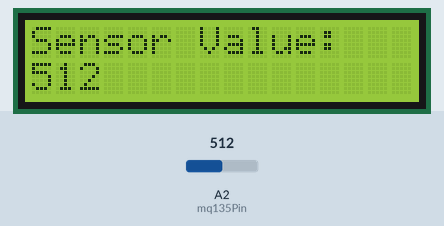
A sketch run on a simulated Arduino Uno, built with avr-gcc and run on an emulated ATmega328P. Shown: 16×2 character LCD. The test bench sets the inputs (shaded band); at power-on: A2 (mq135Pin) = 512. What the sketch prints to the serial monitor is not drawn.

Above: at 3.2 s.
3.3 s: A2 (mq135Pin) set to 716
At 4.5 s:
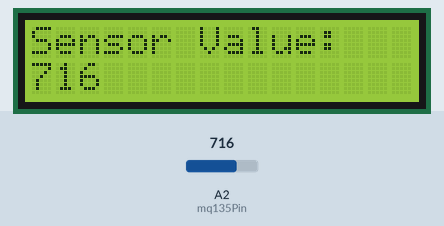
5.6 s: A2 (mq135Pin) set to 900
At 7.3 s:
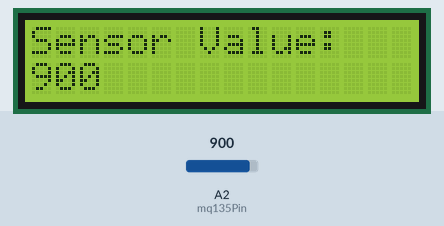
7.6 s: A2 (mq135Pin) set to 1023
At 8.8 s:
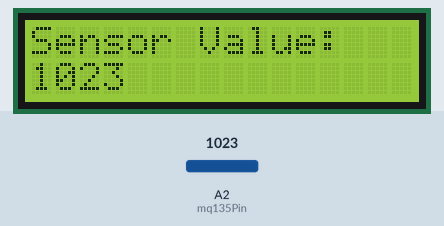
Timing chart, 0 to 10.6 s (numbered marks = the images above; inputs shaded):
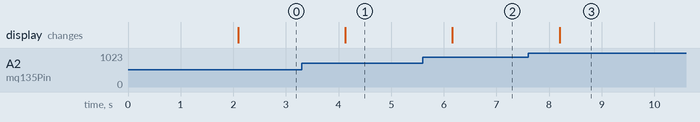

The sketch:

lcd_mq135.ino
```cpp
#include <Wire.h>
#include <LiquidCrystal_I2C.h>

// LCD address usually 0x27 or 0x3F
LiquidCrystal_I2C lcd(0x27, 16, 2);

const int mq135Pin = A2;

void setup() {

  lcd.init();
  lcd.backlight();

  Serial.begin(9600);

  lcd.setCursor(0,0);
  lcd.print("MQ135 Sensor");
  delay(2000);
  lcd.clear();
}

void loop() {

  int sensorValue = analogRead(mq135Pin);

  Serial.println(sensorValue);

  lcd.setCursor(0,0);
  lcd.print("Sensor Value:");

  lcd.setCursor(0,1);
  lcd.print(sensorValue);

  delay(1000);
}
```

Measured:
- after the input at 3.3 s, the display: changes after 0.83 s (image 1)
- after the input at 5.6 s, the display: changes after 0.56 s (image 2)
- after the input at 7.6 s, the display: changes after 0.60 s (image 3)
